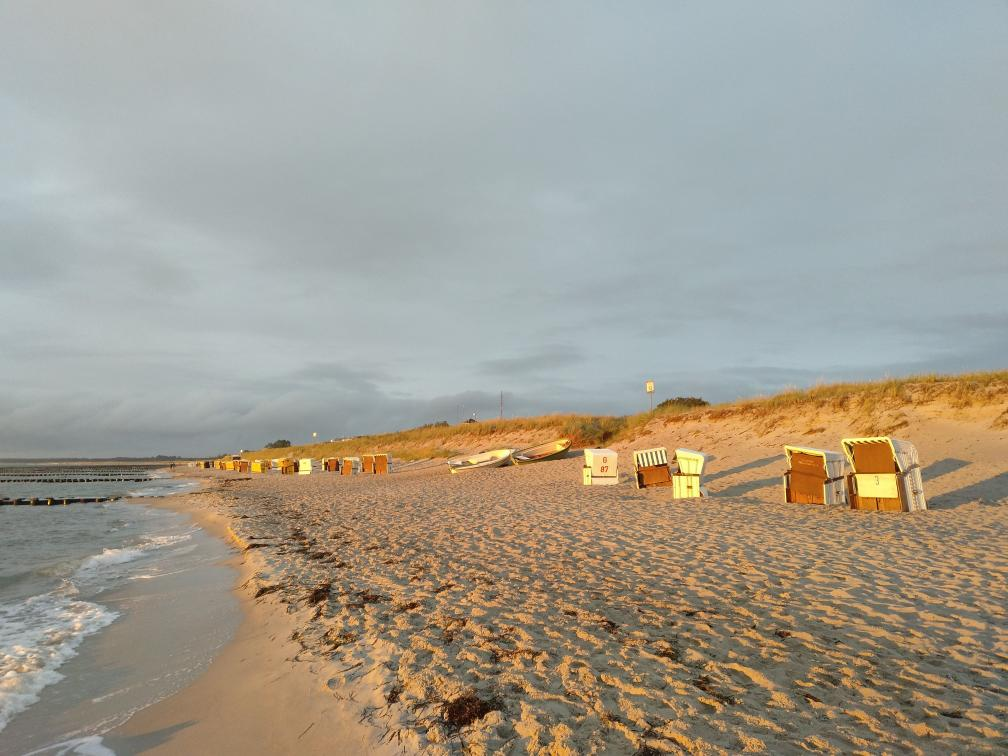
#> input picture Homework2/sea.jpg, 1008 x 756 px
$ jupyter execute Homework2.ipynb
#> lines starting #> are read from the running program, lines starting #| are printed output that depends on the picture; long printed decimals are rounded
# HOMEWORK 2
For this homework you will have to complete and implement the colour balancing for:
* Gray world algorithm
* Scale-by-max algorithm

You are free to use your own images. Experiment with more images and think about the effect each of the algorithms has on the resulting (balanced) image.

### Colour Balancing
In this notebook we will show different type of colour balancing making use of von Kries' hypothesis.

[cell 1]
import cv2
import numpy as np
from matplotlib import pyplot as plt
plt.rcParams['figure.figsize'] = [15, 5]

[cell 2]
img = cv2.imread('sea.jpg')
#> img is the input picture: shape (756, 1008, 3); mean B, G, R 144.1, 156.8, 162.3
img = cv2.cvtColor(img, cv2.COLOR_BGR2RGB)
plt.imshow(img)

### White patch
In white patch algorithm we choose a group of pixels we know they should be white. We then scale the resulting image colour channels by this white patch.

[cell 3]
# Define white patch and the coefficients
row, col = 485, 864
white = img[row, col, :]
#> white = [252, 242, 127]
coeffs = 255.0/white
#> coeffs = [1.01, 1.05, 2.01]

# Apply white balancing and generate balanced image
balanced = np.zeros_like(img, dtype=np.float32)
for channel in range(3):
    balanced[..., channel] = img[..., channel] * coeffs[channel]
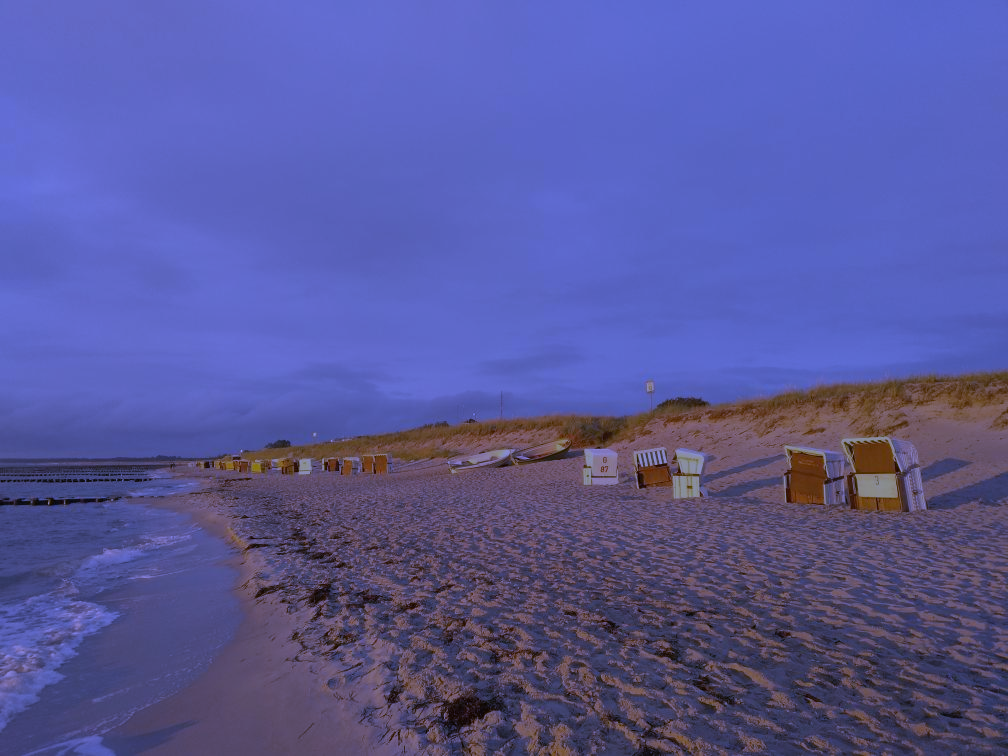
#> balanced: shape (756, 1008, 3) float32; mean R, G, B 164.2, 165.2, 289.2; drawn with min black and max white

# White patching does not guarantee that the dynamic range is preserved, images must be clipped.
balanced = balanced/255
balanced[balanced > 1] = 1
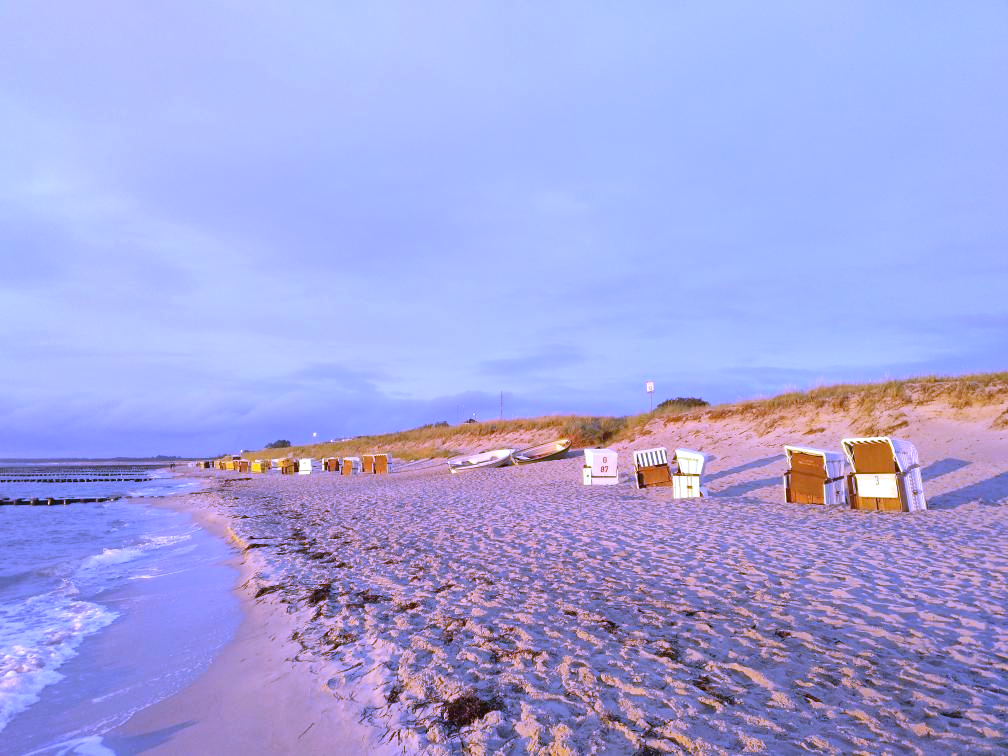
#> balanced: shape (756, 1008, 3) float32; mean R, G, B 0.644, 0.648, 0.879

plt.subplot(121), plt.imshow(img)
plt.subplot(122), plt.imshow(balanced)
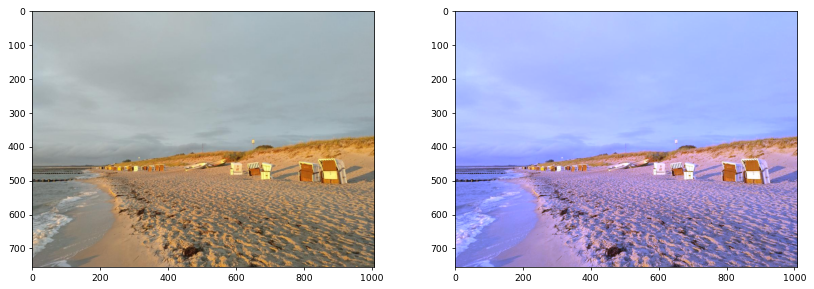
#> figure drawn by matplotlib, 2 panels

### Gray world
This algorithm assumes that a scene, on average, is gray.

[cell 4]
# Load your image
img = cv2.imread('sea.jpg')
img = cv2.cvtColor(img, cv2.COLOR_BGR2RGB)

# Compute the mean values for all three colour channels (red, green, blue)
mean_r = np.mean(img[:, :, 0])
#> mean_r = 162.3
mean_g = np.mean(img[:, :, 1])
#> mean_g = 156.8
mean_b = np.mean(img[:, :, 2])
#> mean_b = 144.1

# Compute the coefficients kr, kg, kb
# Note: there are 3 coefficients to compute but we only have 2 equations.
# Therefore, you have to make an assumption, fix the value of one of the
# coefficients and compute the remining two
# Hint: You can fix the coefficient of the brightest colour channel to 1.

mean_overall = (mean_r + mean_g + mean_b) / 3
#> mean_overall = 154.4

kr = mean_overall / mean_r
#> kr = 0.951
kg = mean_overall / mean_g
#> kg = 0.984
kb = mean_overall / mean_b
#> kb = 1.07

# Apply color balancing and generate the balanced image
balanced = img.copy()
balanced[:, :, 0] = img[:, :, 0] * kr
balanced[:, :, 1] = img[:, :, 1] * kg
balanced[:, :, 2] = img[:, :, 2] * kb

# Checking gray world algorithm equation
updated_mean_r = mean_r * kr
#> updated_mean_r = 154.4
updated_mean_g = mean_g * kg
#> updated_mean_g = 154.4
updated_mean_b = mean_b * kb
#> updated_mean_b = 154.4

print("Updated Mean R:", updated_mean_r)
#| Updated Mean R: 154.384
print("Updated Mean G:", updated_mean_g)
#| Updated Mean G: 154.384
print("Updated Mean B:", updated_mean_b)
#| Updated Mean B: 154.384

# Show the original and the balanced image side by side
plt.subplot(121), plt.imshow(img)
plt.subplot(122), plt.imshow(balanced)
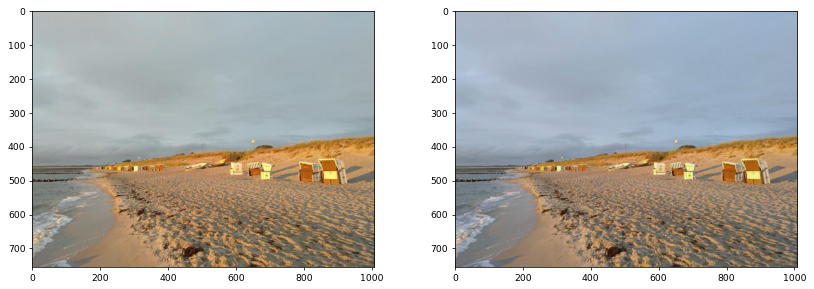
#> figure drawn by matplotlib, 2 panels

### Scale-by-max
This is a straightforward algorithm that scales each colour channel by its maximum value. Note that it is sensitive to noise and saturations.

[cell 5]
# Load your image
img = cv2.imread('sea.jpg')
img = cv2.cvtColor(img, cv2.COLOR_BGR2RGB)

r_channel = img[:, :, 0]
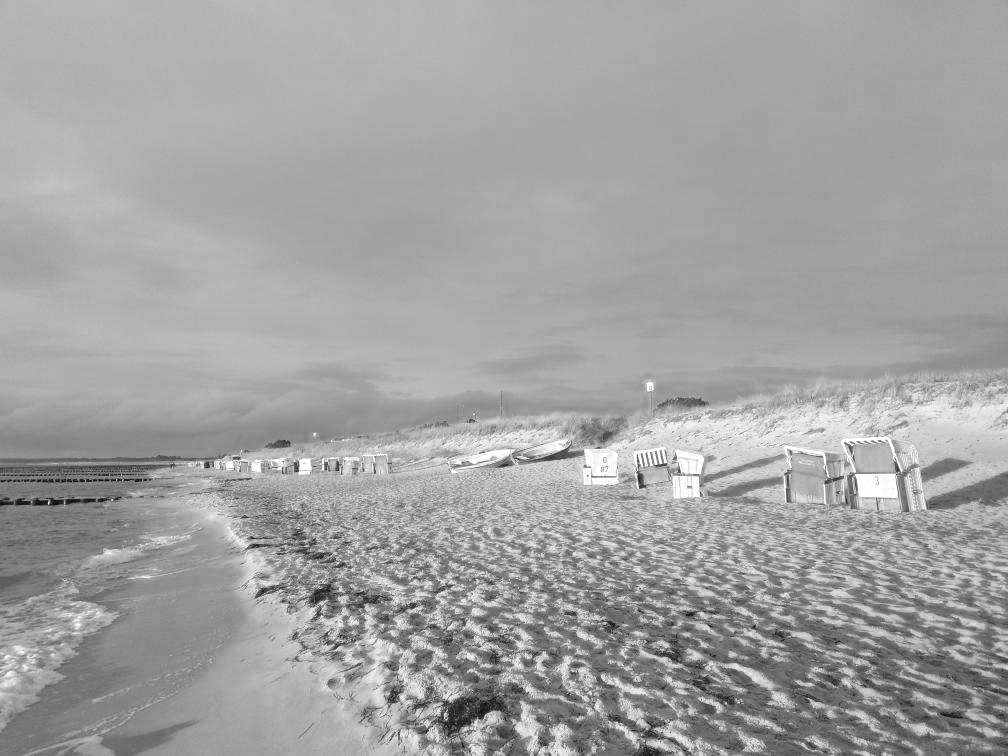
#> r_channel: shape (756, 1008); min 5, max 255, mean 162.3
g_channel = img[:, :, 1]
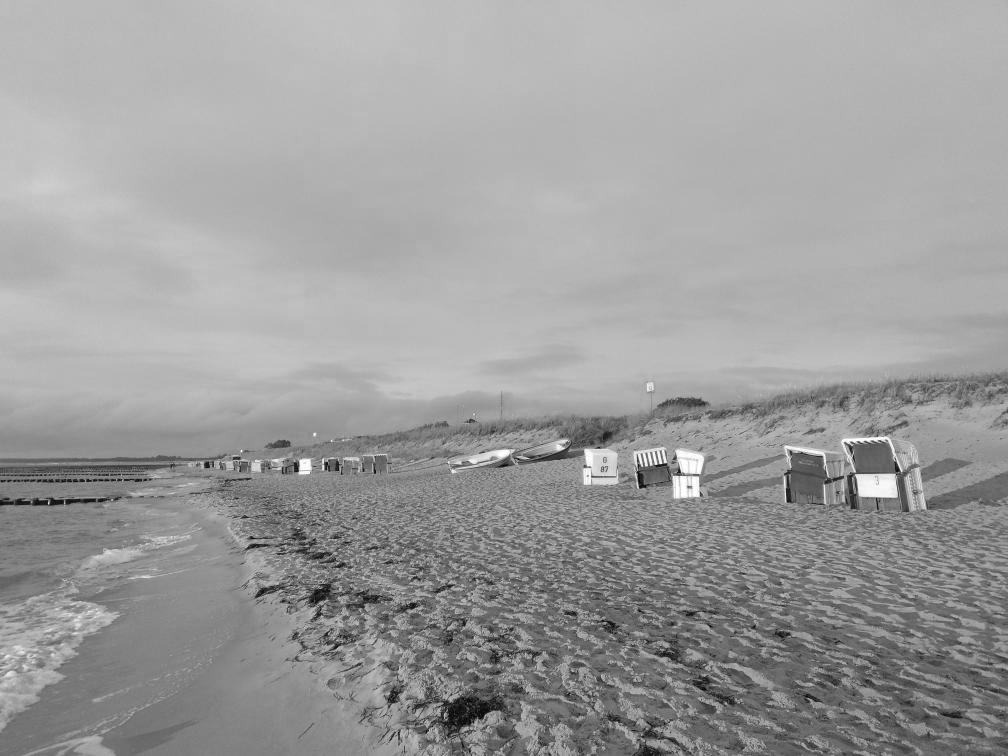
#> g_channel: shape (756, 1008); min 0, max 255, mean 156.8
b_channel = img[:, :, 2]
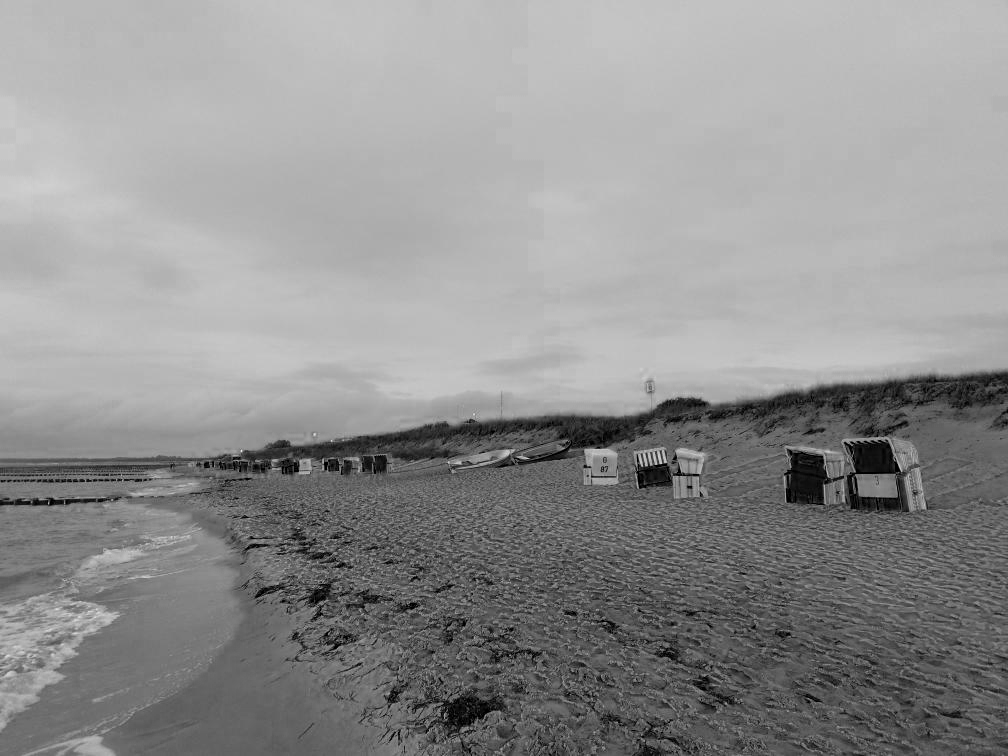
#> b_channel: shape (756, 1008); min 0, max 237, mean 144.1

# Compute the maximum values for each channel
max_r = np.max(r_channel)
#> max_r = 255
max_g = np.max(g_channel)
#> max_g = 255
max_b = np.max(b_channel)
#> max_b = 237

# Normalize each channel by its maximum value
normalized_r_channel = r_channel / max_r
normalized_g_channel = g_channel / max_g
normalized_b_channel = b_channel / max_b

# Apply scale-by-max balancing and generate the balanced image
balanced = img.copy()
# tried to multiply matrix like this: balanced[:, :, 0] = img[:, :, 0] * normalized_red_channel
# but it gives a wrongly balanced image, so I found a solution using np.stack, and it gives the balanced image
balanced = np.stack((normalized_r_channel, normalized_g_channel, normalized_b_channel), axis=-1)

plt.subplot(121), plt.imshow(img)
plt.subplot(122), plt.imshow(balanced)
